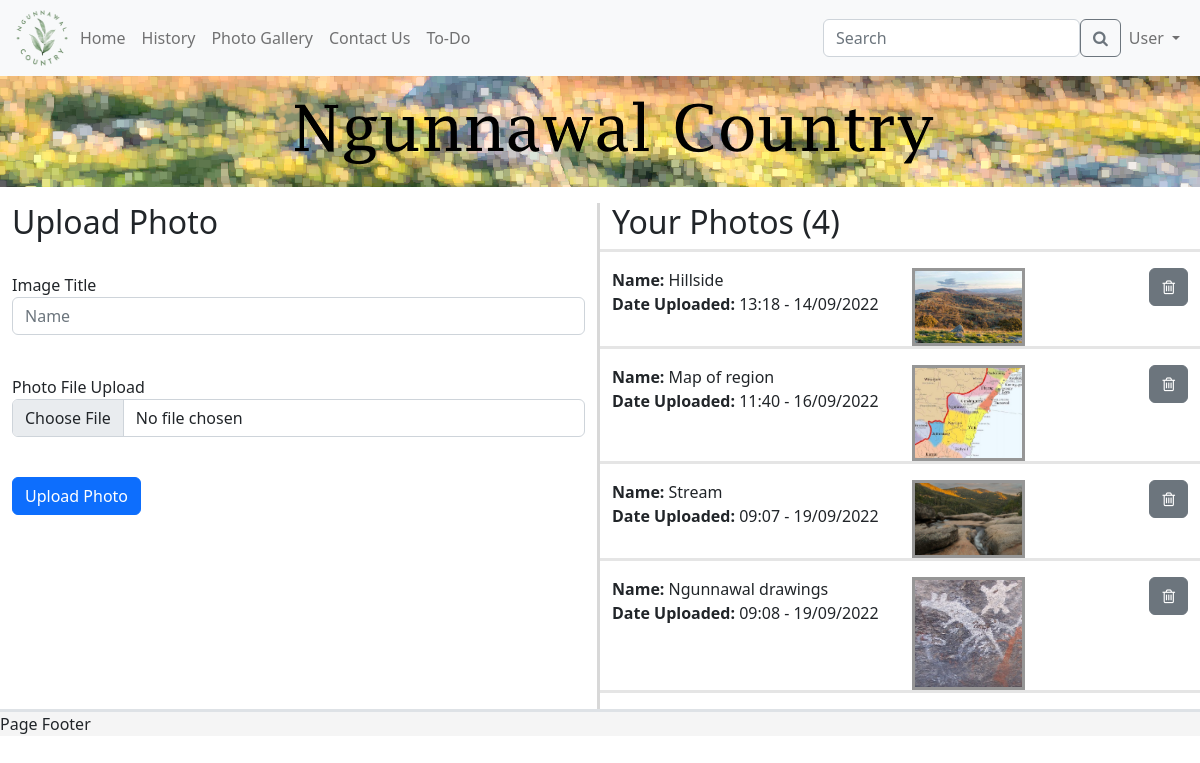
/userPhotos (signed in), run on the app's committed database.
### models.py (models this page shows, shortened)
class User(UserMixin, db.Model):
    id = db.Column(db.Integer, primary_key=True)
    email_address = db.Column(db.String(255), unique=True)
    name = db.Column(db.String(255))
    password_hash = db.Column(db.String(255))
    user_level = db.Column(db.Integer)
    active = db.Column(db.Boolean)

class Photos(db.Model):
    photoid = db.Column(db.Integer, primary_key=True)
    title = db.Column(db.String(255))
    filename = db.Column(db.String(255))
    userid = db.Column(db.Integer)
    dateSubmitted = db.Column(db.DateTime)
    enabled = db.Column(db.Boolean)

### app.py (the view, shortened to what this page needs)
@app.route('/userPhotos', methods=['GET', 'POST'])
@login_required
def photos():
    form = PhotoUploadForm()
    user_images = Photos.query.filter_by(userid=current_user.id).all()  # gets all images from database that current user has submitted
    user_images_count = Photos.query.filter_by(userid=current_user.id).count()  # gets the could of all images he user has uploaded
    return render_template("userPhotos.html", user=current_user, form=form, images=user_images, images_count=user_images_count)

### forms.py
class PhotoUploadForm(FlaskForm):
    title = StringField("Image Title", validators=[DataRequired()],
                        render_kw={"class": "form-control", "placeholder": "Name"})
    image = FileField('Photo File Upload', validators=[FileRequired()], render_kw={"class": "form-control"})
    submit = SubmitField("Upload Photo", render_kw={"class": "btn btn-primary"})

### models.py (called while the page is built)
@login.user_loader
def load_user(id):
    return User.query.get(int(id))

### templates/userPhotos.html (shortened to what this page needs)
{% extends 'template.html' %}
{% block cellContent1 %}
    <div class="row">
        <div class="col-6 vertical-divider">
            <h2>Upload Photo</h2> <br>
            <form method="post" enctype="multipart/form-data" action="">
                <p>
                    {{ form.title.label }}<br>
                    {{ form.title(size=64) }}<br>
                </p>
                <p>
                    {{ form.image.label }}<br>
                    {{ form.image(size=64) }}<br>
                </p>
                <p>{{ form.submit() }}</p>
            </form>
        </div>
        <div class="col-6">
            <div class="row">
                <h2>Your Photos ({{ images_count }})</h2>
                {% for image in images %}
                    <hr class="horizontal-divider">
                    <div class="col-6">
                        <span class="fw-semibold">Name: </span>{{ image.title }}<br>
                        <span class="fw-semibold">Date Uploaded: </span>{{ image.dateSubmitted.strftime('%H:%M - %d/%m/%Y') }}<br>
                    </div>
                    <div class="col-5">
                        <a href="/userPhotos/{{ image.photoid }}">
                            <img class="align-right img-border"
                                 src="/static/images/userPhotos/{{ image.filename }}"
                                 width="50%">
                        </a>
                    </div>
                    <div class="col-1">
                        <form method="GET" action="/photodelete/{{ image.photoid }}">
                            <button style="float: right" type="submit" value="delete" class="btn btn-secondary"><i
                                    class="fa fa-trash-o"></i></button>
                        </form>
                    </div>
                {% endfor %}
                <hr class="horizontal-divider">
            </div>
        </div>
    </div>
{% endblock %}

### templates/template.html (shortened to what this page needs)
<!DOCTYPE html>
<html lang="en">
<head>
    <link rel="stylesheet" href="/static/ngunnawal.css">
    <link rel="stylesheet" href="/static/css/bootstrap.css">
    <link rel="stylesheet" href="https://cdnjs.cloudflare.com/ajax/libs/font-awesome/4.7.0/css/font-awesome.min.css">
</head>
<body>
<nav class="navbar navbar-expand-lg bg-light sticky-top">
    <div class="container-fluid">
        <a href="/">
            <img src="/static/images/logo.png" alt="logo" width="60" height="60">
        </a>
        <div class="collapse navbar-collapse" id="navbarNav">
            <ul class="navbar-nav">
                <li class="nav-item">
                    <a class="nav-link underline" href="/">Home</a>
                </li>
                <li class="nav-item">
                    <a class="nav-link underline" href="/history">History</a>
                </li>
                {% if user.user_level == 2 %}
                    <li class="nav-item dropdown">
                        <a class="nav-link dropdown-toggle underline" href="/" id="navbarDropdown" role="button"
                           data-bs-toggle="dropdown" aria-expanded="false">
                            Photo Gallery
                        </a>
                        <ul class="dropdown-menu dropdown-menu-light"
                            aria-labelledby="navbarDropdown">
                            <li><a class="dropdown-item underline" href="/gallery">Photo Gallery</a></li>
                            <div class="dropdown-divider"></div>
                            <li><a class="dropdown-item underline" href="/admin/list_all_photos">All Photos</a></li>
                        </ul>
                    </li>
                    <li class="nav-item dropdown">
                        <a class="nav-link dropdown-toggle underline" href="/" id="navbarDropdown" role="button"
                           data-bs-toggle="dropdown" aria-expanded="false">
                            Contact Us
                        </a>
                        <ul class="dropdown-menu dropdown-menu-light"
                            aria-labelledby="navbarDropdown">
                            <li><a class="dropdown-item underline" href="/contact">Contact Page</a></li>
                            <div class="dropdown-divider"></div>
                            <li><a class="dropdown-item underline" href="/contact_messages">Contact Messages</a></li>
                        </ul>
                    </li>
                    <li>
                        <a class="nav-link underline" href="/admin/list_all_users">All users</a>
                    </li>
                {% else %}
                    <li class="nav-item">
                        <a class="nav-link underline" href="/gallery">Photo Gallery</a>
                    </li>
                    <li class="nav-item">
                        <a class="nav-link underline" href="/contact">Contact Us</a>
                    </li>
                {% endif %}
                <li class="nav-item">
                    <a class="nav-link underline" href="/todo">To-Do</a>
                </li>
            </ul>
        </div>
        <form class="d-flex" role="search">
            <input class="form-control" type="search" placeholder="Search" aria-label="Search">
            <button class="btn btn-outline-secondary" type="submit"><i class="fa fa-search"></i></button>
        </form>
        <div class="nav navbar-nav">
            {% if user.is_anonymous %}
                <li class="nav-item dropdown">
                    <a class="nav-link dropdown-toggle underline" href="/" id="navbarDropdown" role="button"
                       data-bs-toggle="dropdown" aria-expanded="false">
                        Log in
                    </a>
                    <ul class="dropdown-menu dropdown-menu-light dropdown-menu-end" aria-labelledby="navbarDropdown">
                        <li><a class="dropdown-item" href="/login">Log In</a></li>
                        <div class="dropdown-divider"></div>
                        <li><a class="dropdown-item" href="/register">Register Account</a></li>
                    </ul>
                </li>
            {% else %}
                <li class="nav-item dropdown">
                    <a class="nav-link dropdown-toggle underline" href="/" id="navbarDropdown" role="button"
                       data-bs-toggle="dropdown" aria-expanded="false">
                        {{ user.name }}
                    </a>
                </li>
            {% endif %}
        </div>
    </div>
</nav>
<div class="banner">
    <img style="margin-bottom: 0.5em" src="/static/images/banner_small.png" alt="website banner">
</div>
<div class="container-fluid">
    <div class="row">
        <div class="col-12 align-centre">
        </div>
    </div>
    <div class="row">
        <div class="col-12">
            {% block cellContent1 %} {% endblock %}
        </div>
    </div>
</div>
<div class="footer sticky-bottom border-top border-3">
    Page Footer
</div>
</body>
</html>

### static/ngunnawal.css (style rules this page uses)
* { margin: 0; padding: 0; box-sizing: border-box; }
body { background-color: #cff2ec; }
.banner > img { display: block; margin-left: auto; margin-right: auto; max-height: 100%; max-width: 100%; height: auto; }
.img-border { border: 3px solid #969696; }
.align-centre { text-align: center; }
.align-right { text-align: right; }
.footer { overflow: hidden; background-color: rgb(245, 245, 245); width: 100%; bottom: 0; }
hr.horizontal-divider { border-top: 3px solid #969696; }
.vertical-divider { border-right: 3px solid #d8d8d8; }

### data on the page
User: name "User"
Photos: title "Hillside", dateSubmitted "13:18 - 14/09/2022", filename (picture)
Photos: title "Map of region", dateSubmitted "11:40 - 16/09/2022", filename (picture)
Photos: title "Stream", dateSubmitted "09:07 - 19/09/2022", filename (picture)
Photos: title "Ngunnawal drawings", dateSubmitted "09:08 - 19/09/2022", filename (picture)

### other printed values
{{ images_count }} "4"
